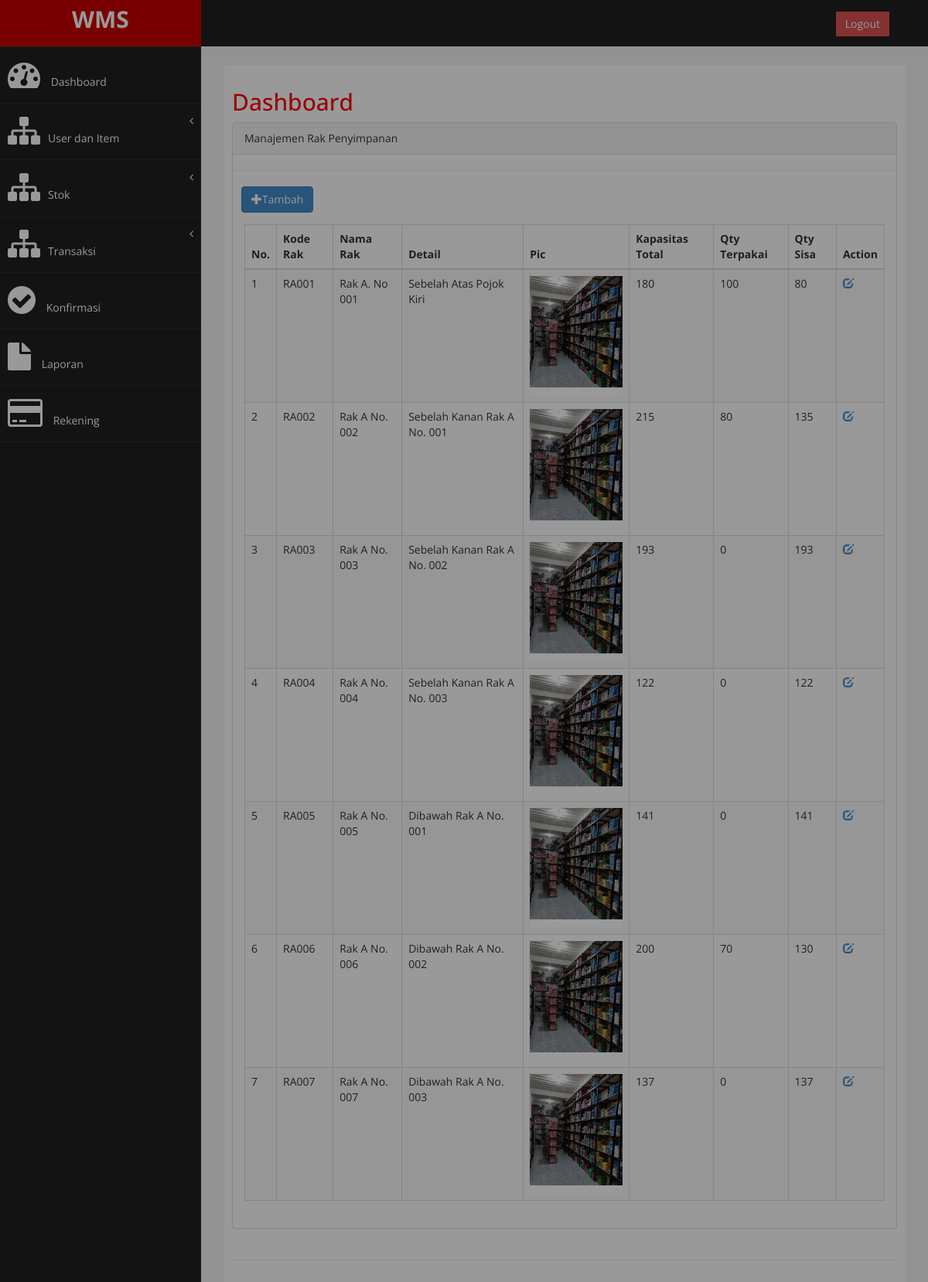
Page /admin/admin.php?halaman=manajemen_lokasi (signed in) on the earlier database version.
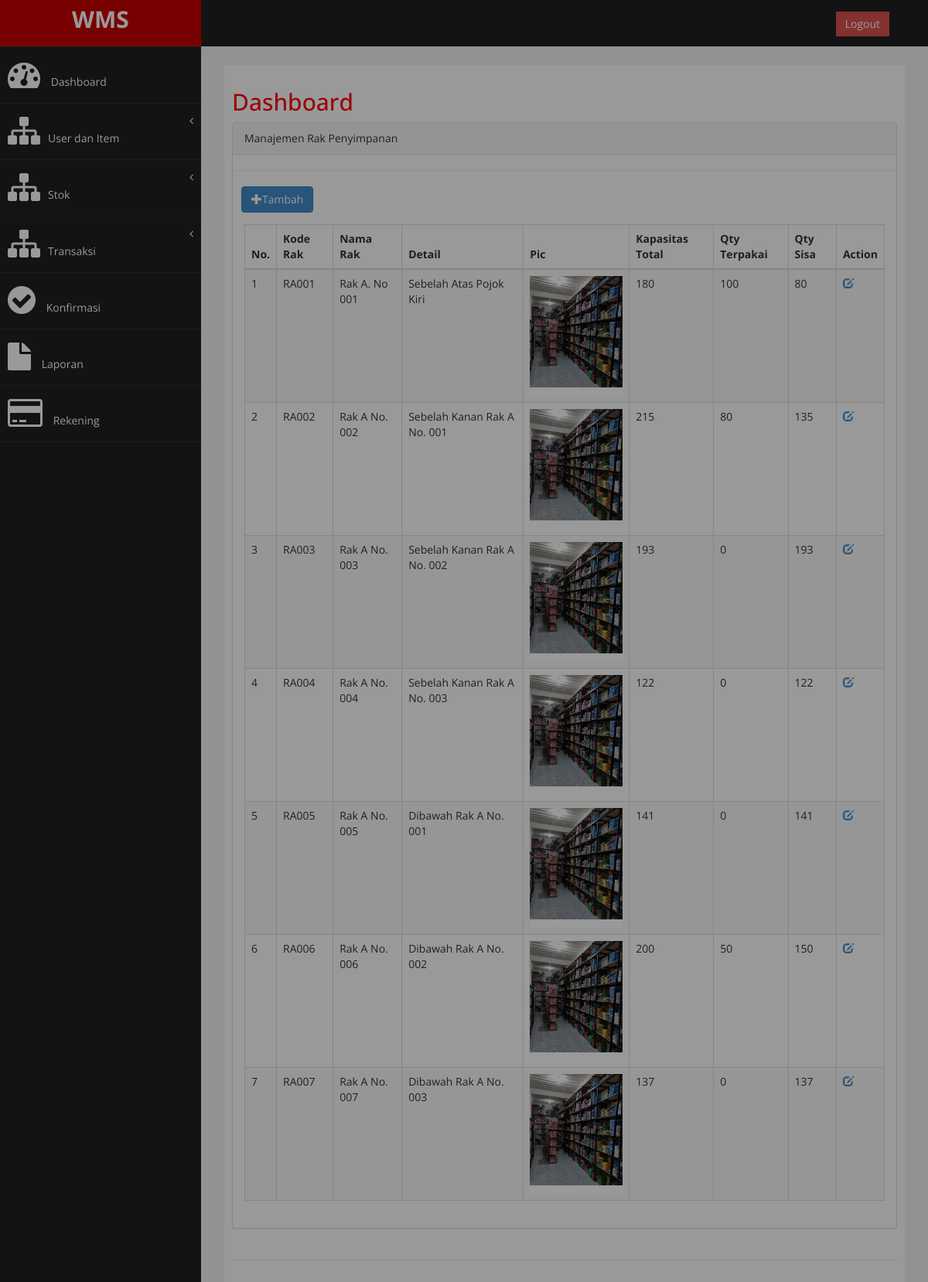
Same page on the later database version.
### tables this page shows
CREATE TABLE `master_location` (
  `id_loc` varchar(10) NOT NULL,
  `name_loc` varchar(20) NOT NULL,
  `description` text NOT NULL,
  `pic` varchar(255) NOT NULL,
  `capacity` bigint(20) NOT NULL,
  `username` varchar(50) NOT NULL,
  `timestamp` datetime NOT NULL,
  PRIMARY KEY (`id_loc`),
  KEY `fk_master_location_username` (`username`),
  CONSTRAINT `fk_master_location_username` FOREIGN KEY (`username`) REFERENCES `master_user` (`username`) ON DELETE CASCADE ON UPDATE CASCADE
);

### admin/modul/mod_lokasi/info_lokasi.php (the view, shortened to what this page needs)
<?php
include '../../../config/koneksi.php';
$query = mysqli_query($conn,
                "SELECT
                    master_location.* ,
                    SUM(master_stock.qty_now) as qty_now,
                    master_stock.status FROM master_location
                LEFT JOIN master_stock
                ON master_location.id_loc = master_stock.id_loc
                WHERE master_stock.status = 'on' OR master_stock.status IS NULL
                GROUP BY master_location.id_loc")
            or die(mysqli_error($conn));
?>
<div class="row">
    <div class="col-md-12">
        <div class="panel panel-default">
            <div class="panel-heading">
                Manajemen Rak Penyimpanan
            </div>
            <hr>
            &nbsp;&nbsp;&nbsp;<button type="button" class="btn btn-primary" data-toggle="modal" data-target="#myModal"><span class="glyphicon glyphicon-plus"></span>Tambah</button>
            <br>
            <div class="panel-body">
                <div class="table-responsive">
                    <table class="table table-striped table-bordered table-hover">
                        <thead>
                            <tr>
                                <th>No.</th>
                                <th>Kode Rak</th>
                                <th>Nama Rak</th>
                                <th>Detail</th>
                                <th>Pic</th>
                                <th>Kapasitas Total</th>
                                <th>Qty Terpakai</th>
                                <th>Qty Sisa</th>
                                <th colspan="2">
                                    <center>Action</center>
                                </th>
                            </tr>
                        </thead>
                        <tbody>
                            <?php
                            if (mysqli_num_rows($query) == 0) {
                                echo '<tr><td colspan="4" align="center">Tidak ada data!</td></tr>';
                            } else {
                                $no = 1;
                                while ($data = mysqli_fetch_array($query)) {
                            ?>
                                    <tr>
                                        <td><?php echo $no ?></td>
                                        <td><?php echo $data['id_loc'] ?></td>
                                        <td> <?php echo $data['name_loc'] ?> </td>
                                        <td> <?php echo $data['description'] ?></td>
                                        <td><img src="../uploads/<?php echo $data['pic']; ?>" width="120" height="155"></td>
                                        <td> <?php echo $data['capacity'] ?></td>
                                        <td>
                                            <?php
                                            if($data['qty_now']!= NULL ){
                                                echo $data['qty_now'] ;
                                                $result = $data['qty_now'];
                                            } else {
                                                echo 0;
                                                $result = 0;
                                            }
                                            ?>
                                        </td>
                                        <td> <?php echo $data['capacity'] -$result ?></td>
                                        <?php
                                        echo '<td><a href=admin.php?halaman=edit_lokasi&&id_loc=' . $data['id_loc'] . '><span class="glyphicon glyphicon-edit"></a></td>'; ?>
                                <?php
                                    echo '</tr>';
                                    $no++;
                                }
                            }
                                ?>
                        </tbody>
                    </table>
                </div>
            </div>
        </div>
    </div>
</div>

### admin/admin.php (shortened to what this page needs)
<!DOCTYPE html>
<html xmlns="http://www.w3.org/1999/xhtml">
<head>
    <link href="../admin/assets/css/bootstrap.css" rel="stylesheet" />
    <link href="../admin/assets/css/animate.min.css" rel="stylesheet" />
    <link href="../admin/assets/css/Chart.min.css" rel="stylesheet" />
    <link href="../admin/assets/css/sweetalert2.min.css" rel="stylesheet" />
    <link href="../admin/assets/css/font-awesome.css" rel="stylesheet" />
    <link href="../admin/assets/css/custom.css" rel="stylesheet" />
    <link rel="stylesheet" href="//code.jquery.com/ui/1.12.1/themes/base/jquery-ui.css">
    <link rel="stylesheet" type="text/css" href="../admin/assets/js/dataTables/dataTables.bootstrap.css" />
</head>
<body>
    <div id="wrapper">
        <nav class="navbar navbar-default navbar-cls-top" role="navigation" style="margin-bottom: 0" id="bg-color-blackshadow">
            <div class="navbar-header">
                <a class="navbar-brand" href="">WMS</a>
            </div>
            <div style="color: white; padding: 15px 50px 5px 50px; float: right; font-size: 16px;"> &nbsp; <a href="../config/loguot.php" class="btn btn-danger square-btn-adjust">Logout</a> </div>
        </nav>
        <nav class="navbar-default navbar-side" role="navigation">
            <div class="sidebar-collapse">
                <ul class="nav" id="main-menu">
                    <li>
                        <a href="?halaman=awal"><i class="fa fa-dashboard fa-3x"></i> Dashboard</a>
                    </li>
                    <li>
                        <a href="#"><i class="fa fa-sitemap fa-3x"></i>User dan Item<span class="fa arrow"></span></a>
                    </li>
                    <li>
                        <a href="#"><i class="fa fa-sitemap fa-3x"></i>Stok<span class="fa arrow"></span></a>
                    </li>
                    <li>
                        <a href="#"><i class="fa fa-sitemap fa-3x"></i>Transaksi<span class="fa arrow"></span></a>
                    </li>
                    <li>
                        <a href="?halaman=manajemen_konfirmasi"><i class="fa fa-check-circle fa-3x"></i> Konfirmasi <span class="badge badge-light" id="notif"></span></a>
                    </li>
                    <li>
                        <a href="?halaman=manajemen_laporan"><i class="fa fa-file fa-3x"></i> Laporan</a>
                    </li>
                    <li>
                        <a href="?halaman=manajemen_rekening"><i class="fa fa-credit-card fa-3x"></i> Rekening</a>
                    </li>
                </ul>
            </div>
        </nav>
        <div id="page-wrapper">
            <div id="page-inner">
                <div class="row">
                    <div class="col-md-12">
                        <h2>Dashboard</h2>
                        <?php
                        include "content.php";
                        ?>
                    </div>
                </div>
                <hr />
            </div>
        </div>
    </div>
</body>
</html>

### admin/content.php
<?php
include "../config/koneksi.php";
if (isset($_GET['halaman'])) $halaman = $_GET['halaman'];
else $halaman = "index";
if ($halaman == 'awal')
    include 'awal.php';
elseif ($halaman == 'manajemen_user')
    include '../admin/modul/mod_user/info_user.php';
elseif ($halaman == 'manajemen_konfirmasi')
    include '../admin/modul/mod_konfirmasi/info_konfirmasi.php';
elseif ($halaman == 'manajemen_item')
    include '../admin/modul/mod_item/info_item.php';
elseif ($halaman == 'manajemen_lokasi')
    include '../admin/modul/mod_lokasi/info_lokasi.php';
elseif ($halaman == 'manajemen_stok')
    include '../admin/modul/mod_stok/info_stok.php';
elseif ($halaman == 'manajemen_pesanan')
    include '../admin/modul/mod_pesanan/info_pesanan.php';
elseif ($halaman == 'manajemen_pesananbatal')
    include '../admin/modul/mod_pesanan/pesanan_batal.php';
elseif ($halaman == 'manajemen_laporan')
    include '../admin/modul/mod_laporan/info_laporan.php';
elseif ($halaman == 'cetak')
    include '../admin/modul/mod_laporan/cetak_laporan.php';
elseif ($halaman == 'edit_user')
    include '../admin/modul/mod_user/edit_user.php';
elseif ($halaman == 'edit_item')
    include '../admin/modul/mod_item/edit_item.php';
elseif ($halaman == 'edit_lokasi')
    include '../admin/modul/mod_lokasi/edit_lokasi.php';
elseif ($halaman == 'edit_stok')
    include '../admin/modul/mod_stok/edit_stok.php';
elseif ($halaman == 'edit_stok_opname')
    include '../admin/modul/mod_stok/edit_stok_opname.php';
elseif ($halaman == 'edit_rekening')
    include '../admin/modul/mod_rekening/edit_rekening.php';
elseif ($halaman == 'edit_pesanan')
    include '../admin/modul/mod_pesanan/edit_pesanan.php';
elseif ($halaman == 'edit_konfirmasi')
    include 'edit_konfirmasi.php';
elseif ($halaman == 'konfirmasi')
    include '../admin/modul/mod_konfirmasi/konfirmasi.php';

### admin/assets/css/custom.css (style rules this page uses)
body { font-family: "Open Sans", sans-serif; }
#wrapper { width: 100%; background: #202020; }
#page-wrapper { padding: 15px 15px; min-height: 600px; background: #f3f3f3; }
#page-inner { width: 100%; margin: 10px 20px 10px 0px; background-color: #fff !important; padding: 10px; min-height: 1200px; }
h2 { color: #f00; }
.square-btn-adjust { border: 0px solid transparent; -webkit-border-radius: 0px; -moz-border-radius: 0px; border-radius: 0px; }
#bg-color-blackshadow { background-color: #202020; }
.navbar-cls-top .navbar-brand { color: #fff; background: #c90000; width: 260px; text-align: center; height: 60px; font-size: 30px; font-weight: 700; }
.arrow { float: right; }
.fa.arrow:before { content: "\f104"; }
.sidebar-collapse, .sidebar-collapse .nav { background: none; }
.sidebar-collapse .nav { padding: 0; }
.sidebar-collapse .nav > li > a { color: #fff; background: #202020; text-shadow: none; }
.sidebar-collapse > .nav > li > a { padding: 15px 10px; }
.sidebar-collapse > .nav > li { border-bottom: 1px solid rgba(107, 108, 109, 0.19); }
.navbar-side { border: none; background-color: #202020; }
.navbar-cls-top { background: #4d4d4d; border-bottom: none; }
.navbar-default { border: 0px solid black; }
.navbar-header { background: #a70303; }
.nav > li > a > i { margin-right: 10px; }
@media (min-width: 768px) { #page-wrapper { margin: 0 0 0 260px; padding: 15px 30px; min-height: 1200px; } }
@media (min-width: 768px) { .navbar-side { z-index: 1; position: absolute; width: 260px; } }
@media (min-width: 768px) { .navbar { border-radius: 0px; } }

Differences in the rows shown:
changed master_location "RA006": qty_now "70" → "50"; capacity "130" → "150"
